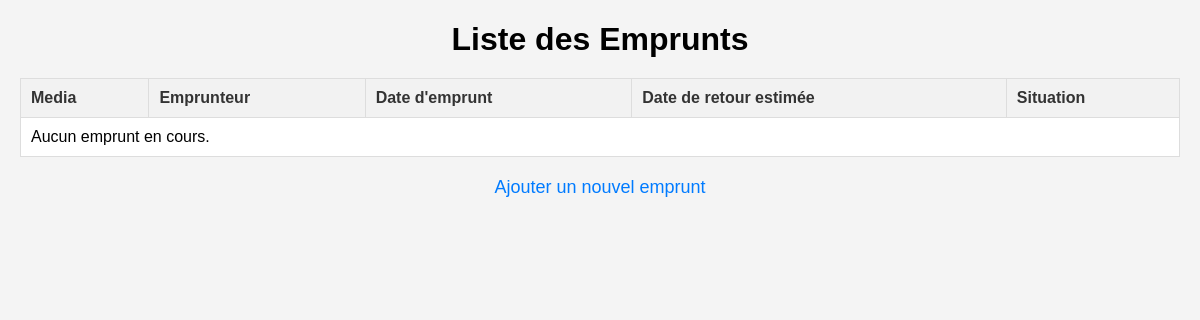
Before: /bibliothecaire/emprunts/ with the older database file.
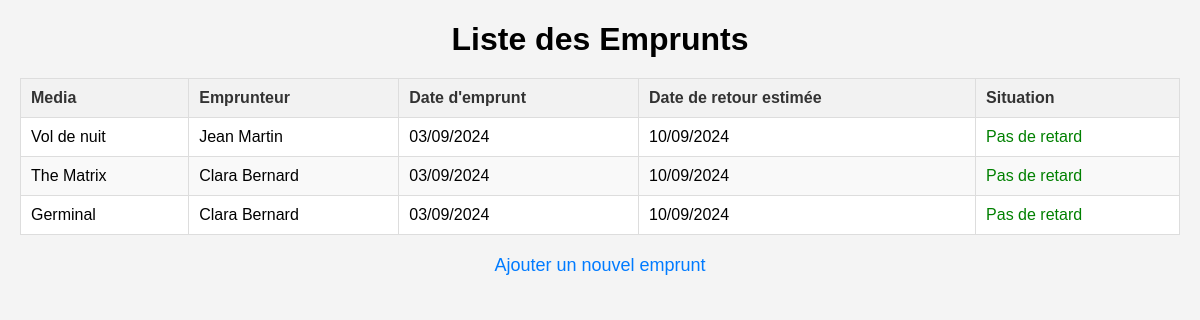
After: the same page with the newer database file.
### bibliothecaire/models.py (models this page shows, shortened)
class Emprunt(models.Model):
    media = models.ForeignKey(Media, on_delete=models.CASCADE)
    emprunteur = models.ForeignKey(Emprunteur, on_delete=models.CASCADE)
    date_emprunt = models.DateTimeField(auto_now_add=True)
    date_retour = models.DateTimeField(null=True, blank=True)
    def est_en_retard(self):
        if self.date_retour:
            return self.date_retour < timezone.now()
        return timezone.now() > self.date_emprunt + timedelta(days=7)
    def date_retour_estimee(self):
        if self.date_emprunt:
            return self.date_emprunt + timedelta(days=7)
        return None

class Media(models.Model):
    quantite_disponible = models.PositiveIntegerField(default=1)  # Quantité disponible pour emprunt
    nom = models.CharField(max_length=100)
    disponible = models.BooleanField(default=True)
    date_emprunt = models.DateTimeField(null=True, blank=True)
    date_retour = models.DateTimeField(null=True, blank=True)
    emprunteur = models.ForeignKey(Emprunteur, null=True, blank=True, on_delete=models.SET_NULL)

class Emprunteur(models.Model):
    nom = models.CharField(max_length=100)
    bloque = models.BooleanField(default=False)

### bibliothecaire/views.py (the view)
# urls.py: path('emprunts/', views.emprunts, name='emprunts'),  # Liste des emprunts
def emprunts(request):
    logger.info("Affichage de la liste des emprunts")
    emprunts = Emprunt.objects.all()
    return render(request, 'bibliothecaire/emprunts.html', {'emprunts': emprunts})

### bibliothecaire/templates/bibliothecaire/emprunts.html (shortened to what this page needs)
<!DOCTYPE html>
<html lang="fr">
<head>
</head>
<body>
    <h1>Liste des Emprunts</h1>
    <table>
        <thead>
            <tr>
                <th>Media</th>
                <th>Emprunteur</th>
                <th>Date d'emprunt</th>
                <th>Date de retour estimée</th>
                <th>Situation</th>
            </tr>
        </thead>
        <tbody>
            {% for emprunt in emprunts %}
            <tr>
                <td>{{ emprunt.media.nom }}</td>
                <td>{{ emprunt.emprunteur.nom }}</td>
                <td>{{ emprunt.date_emprunt|date:"d/m/Y" }}</td>
                <td>{{ emprunt.date_retour_estimee|date:"d/m/Y" }}</td>
                <td>
                    {% if emprunt.est_en_retard %}
                        <span class="situation-en-retard">En retard</span>
                    {% else %}
                        <span class="situation-pas-de-retard" style="color: green;">Pas de retard</span>
                    {% endif %}
                </td>
            </tr>
            {% empty %}
            <tr>
                <td colspan="5">Aucun emprunt en cours.</td>
            </tr>
            {% endfor %}
        </tbody>
    </table>
    <a href="{% url 'ajouter_emprunt' %}">Ajouter un nouvel emprunt</a>
</body>
</html>

### bibliothecaire/templates/bibliothecaire/emprunts.html (style rules this page uses)
body { font-family: Arial, sans-serif; margin: 20px; padding: 0; background-color: #f4f4f4; }
h1 { text-align: center; margin-bottom: 20px; }
table { width: 100%; border-collapse: collapse; margin: 0 auto; background-color: #fff; }
th, td { padding: 10px; text-align: left; border: 1px solid #ddd; }
th { background-color: #f2f2f2; color: #333; }
tr:nth-child(even) { background-color: #f9f9f9; }
a { display: block; width: max-content; margin: 20px auto; text-align: center; text-decoration: none; color: #007bff; font-size: 18px; }

Changed rows visible on the page:
added Emprunt: media.nom "Vol de nuit", emprunteur.nom "Jean Martin", date_emprunt "03/09/2024", date_retour_estimee "10/09/2024", shows "Pas de retard"
added Emprunt: media.nom "The Matrix", emprunteur.nom "Clara Bernard", date_emprunt "03/09/2024", date_retour_estimee "10/09/2024", shows "Pas de retard"
added Emprunt: media.nom "Germinal", emprunteur.nom "Clara Bernard", date_emprunt "03/09/2024", date_retour_estimee "10/09/2024", shows "Pas de retard"
Other visible differences:
text no longer shown: "Aucun emprunt en cours."
